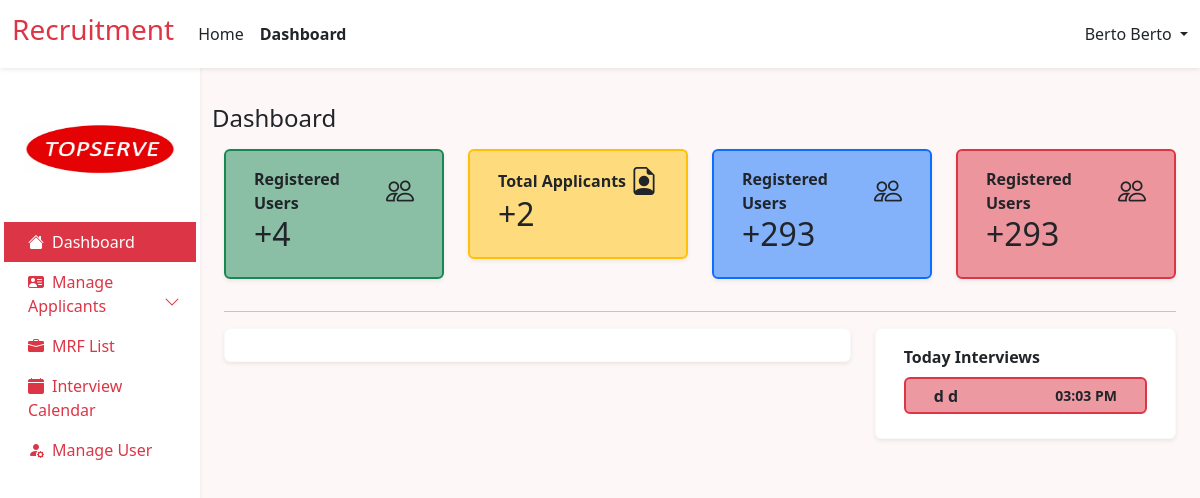
The page /admin/dashboard (signed in) on the database as committed earlier.
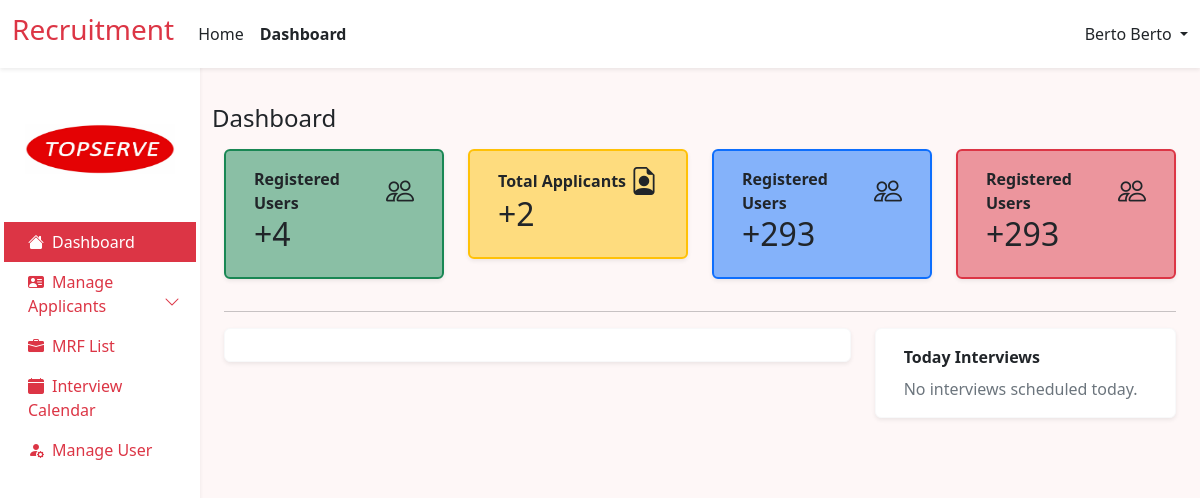
The same page on the database as committed later.
### tables this page shows
CREATE TABLE `job_applicants` (
  `id` int(12) NOT NULL,
  `user_id` int(12) NOT NULL,
  `job_id` int(12) NOT NULL,
  `application_status` varchar(255) NOT NULL,
  `interview_date` datetime DEFAULT NULL,
  `remark` text NOT NULL,
  `employee_id` int(11) NOT NULL
);

CREATE TABLE `user` (
  `id` int(11) NOT NULL,
  `first_name` varchar(255) NOT NULL,
  `last_name` varchar(255) NOT NULL,
  `address` text NOT NULL,
  `email` varchar(255) NOT NULL,
  `password` varchar(255) NOT NULL,
  `role` varchar(255) NOT NULL,
  `resume` varchar(255) NOT NULL,
  `branch` varchar(255) NOT NULL,
  `industry_access` varchar(255) NOT NULL,
  `verify_token` varchar(255) NOT NULL,
  `verify_status` tinyint(2) NOT NULL DEFAULT 0 COMMENT '0=not verified, 1=verified'
);

### src/admin/backend/dashboard_process.php (called while the page is built, shortened)
<?php
include ('dbconn.php');
$role = "admin";
$regQuery = "SELECT COUNT(id) AS countRegistered FROM user WHERE role = ?";
$stmtReg = $conn->prepare($regQuery);
$stmtReg->bind_param("s", $role);
$stmtReg->execute();
$resultReg = $stmtReg->get_result();
$rowReg = $resultReg->fetch_assoc();
$countReg = $rowReg['countRegistered'];
$appQuery = "SELECT COUNT(id) AS countApplicant FROM job_applicants";
$stmtApp = $conn->prepare($appQuery);
$stmtApp->execute();
$resultApp = $stmtApp->get_result();
$rowApp = $resultApp->fetch_assoc();
$countApp = $rowApp['countApplicant'];
$today = date("Y-m-d");
$notSelectedStatus = "Not Selected";
$selectedStatus = "Selected";
$query =
    "SELECT job_applicants.*, mrfs.job_position, mrfs.location, user.first_name, user.last_name, user.resume
    FROM ((job_applicants
    INNER JOIN mrfs ON job_applicants.job_id = mrfs.id)
    INNER JOIN user ON job_applicants.user_id = user.id)
    WHERE job_applicants.application_status != ? AND job_applicants.application_status != ? AND DATE(job_applicants.interview_date) = ?
   ";
$stmt = $conn->prepare($query);
$stmt->bind_param("sss", $notSelectedStatus, $selectedStatus, $today);
$stmt->execute();
$result = $stmt->get_result();
?>

### src/admin/frontend/dashboard.php (the view, shortened to what the changed rows need)
<?php
include ('src/admin/backend/dashboard_process.php');
include ('components/header.php');
?>
<div class="container ">
    <div class="row">
        <div class="col-lg-3 col-md-6 mb-3">
            <div class="card bg-success bg-opacity-50 border border-2  border-success shadow-sm">
                <div class="card-body">
                    <div class="container">
                        <div class="row">
                            <div class="col">
                                <h2>
                                    <?php echo '+' . $countReg; ?>
                                </h2>
                            </div>
                        </div>
                    </div>
                </div>
            </div>
        </div>
        <div class="col-lg-3 col-md-6 mb-3">
            <div class="card bg-warning  bg-opacity-50 border border-2  border-warning shadow-sm">
                <div class="card-body">
                    <div class="container">
                        <div class="row">
                            <div class="col">
                                <h2>
                                    <?php echo '+' . $countApp; ?>
                                </h2>
                            </div>
                        </div>
                    </div>
                </div>
            </div>
        </div>
        <div class="col-lg-3 col-md-6 mb-3">
            <div class="card bg-primary  bg-opacity-50 border border-2  border-primary shadow-sm">
                <div class="card-body">
                    <div class="container">
                        <div class="row">
                            <div class="col">
                                <h2>+293</h2>
                            </div>
                        </div>
                    </div>
                </div>
            </div>
        </div>
        <div class="col-lg-3 col-md-6 mb-3">
            <div class="card bg-danger  bg-opacity-50 border border-2  border-danger shadow-sm">
                <div class="card-body">
                    <div class="container">
                        <div class="row">
                            <div class="col">
                                <h2>+293</h2>
                            </div>
                        </div>
                    </div>
                </div>
            </div>
        </div>
    </div>
    <div class="row">
        <div class="col-lg-4 mb-3">
            <div class="card h-100 border-light shadow-sm">
                <div class="card-body">
                    <div class="container">
                        <?php
                        if ($result->num_rows > 0) {
                            while ($row = $result->fetch_assoc()) {
                                $interviewDateTime = $row['interview_date'];
                                $interviewDateTimeObj = new DateTime($interviewDateTime);
                                $interviewTime = $interviewDateTimeObj->format('h:i A');
                                ?>
                                <div class="row-12">
                                    <div class="col mb-2">
                                        <div class="card bg-danger  bg-opacity-50 border border-2  border-danger">
                                            <div class="card-body">
                                                <div class="container">
                                                    <div class="d-flex fw-bold justify-content-between align-items-center"
                                                        style="height: 1px;">
                                                        <div>
                                                            <?php echo $row['first_name'] . ' ' . $row['last_name']; ?>
                                                        </div>
                                                        <div>
                                                            <small>
                                                                <?php echo $interviewTime; ?>
                                                            </small>
                                                        </div>
                                                    </div>
                                                </div>
                                            </div>
                                        </div>
                                    </div>
                                    <?php
                            }
                        } else {
                            ?>
                                <div class="row">
                                    <div class="col text-secondary">
                                        No interviews scheduled today.
                                    </div>
                                </div>
                                <?php
                        }
                        ?>
                        </div>
                    </div>
                </div>
            </div>
        </div>
    </div>
</div>
<?php include ('components/footer.php'); ?>

Rows that differ between the two databases and show on the page:
no longer on this page (row edited): job_applicants: user.first_name "d", user.last_name "d", interview_date "03:03 PM"
Other text that changed with them:
text now shown: "No interviews scheduled today."
